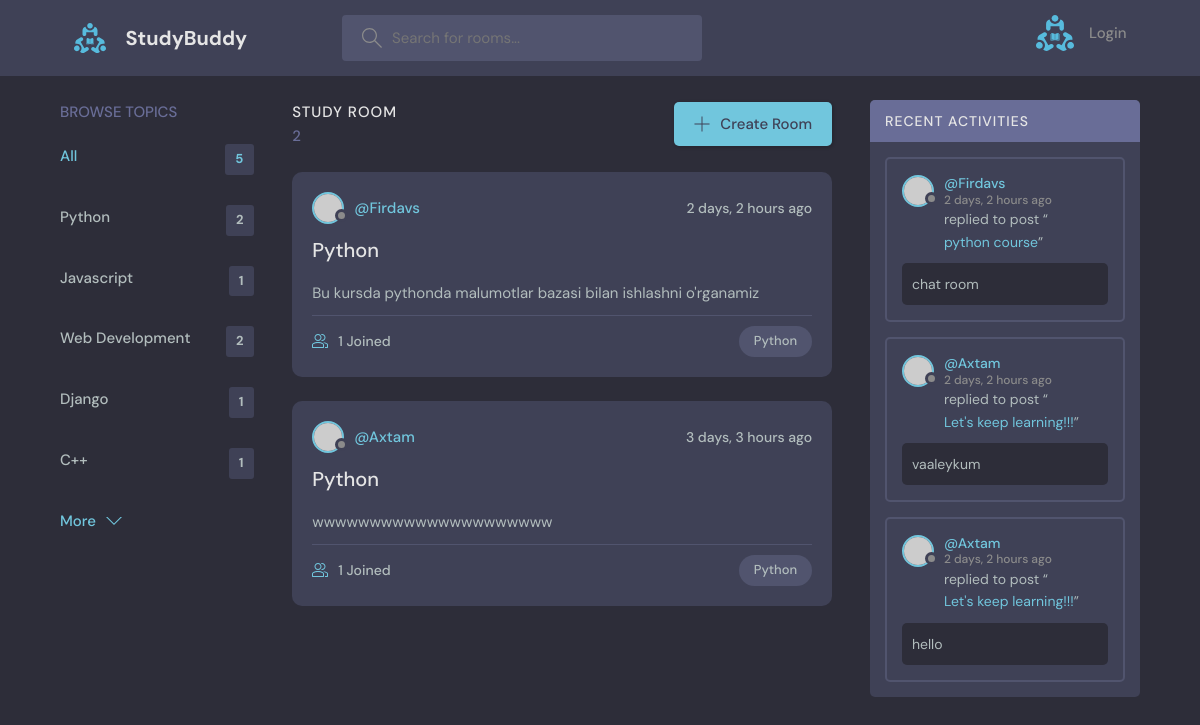
Page /?q=Python on the committed database.
### base/models.py (models this page shows, shortened)
class Topic(models.Model):
    name = models.CharField(max_length=200)

class Room(models.Model):
    host = models.ForeignKey(User,on_delete=models.SET_NULL,null=True)
    topic = models.ForeignKey(Topic,on_delete=models.SET_NULL,null=True)
    name = models.CharField(max_length=200)
    description = models.TextField(blank=True,null=True)
    participants = models.ManyToManyField(User, related_name='participant',blank=True)
    created = models.DateTimeField(auto_now_add=True)
    updated = models.DateTimeField(auto_now=True)
    class Meta:
        ordering = ['-updated', '-created']
    def __str__(self):
        return self.name

class Message(models.Model):
    user = models.ForeignKey(User,on_delete=models.CASCADE)
    room = models.ForeignKey(Room, on_delete=models.CASCADE)
    body = models.TextField()
    created = models.DateTimeField(auto_now_add=True)
    updated = models.DateTimeField(auto_now=True)
    class Meta:
        ordering = ['-updated', '-created']
    def __str__(self):
        return self.body[0:20]

### base/views.py (the view)
# urls.py: path('', home, name='home'),
def home(request):
    q=request.GET.get('q') if request.GET.get('q') != None else ''
    rooms = Room.objects.filter(
        Q(topic__name__icontains=q) |
        Q(name__icontains=q)
    )
    topics = Topic.objects.all()
    room_count=rooms.count()
    room_messages = Message.objects.filter(Q(room__topic__name__icontains=q))
    context = {
        'rooms':rooms,
        'topics':topics,
        'room_count':room_count,
        'room_messages':room_messages
    }
    return render(request,'base/home.html',context)

### base/templates/base/home.html (shortened to what this page needs)
{% extends 'main.html' %}
{% load static %}
{% block content %}
    <main class="layout layout--3">
      <div class="container">
        {% include 'base/topics_component.html' %}
        <div class="roomList">
            <div class="roomList__header">
            <div>
              <h2>Study Room</h2>
              <p>{{ room_count }}</p>
            </div>
            <a class="btn btn--main" href="{% url 'create_room' %}">
              <svg version="1.1" xmlns="http://www.w3.org/2000/svg" width="32" height="32" viewBox="0 0 32 32">
                <title>add</title>
                <path
                  d="M16.943 0.943h-1.885v14.115h-14.115v1.885h14.115v14.115h1.885v-14.115h14.115v-1.885h-14.115v-14.115z"
                ></path>
              </svg>
              Create Room
            </a>
          </div>
        {% include 'base/feed_component.html' %}
        </div>
        {% include 'base/activity_component.html' %}
      </div>
    </main>
{% endblock %}

### base/templates/base/topics_component.html
  <div class="topics">
          <div class="topics__header">
            <h2>Browse Topics</h2>
          </div>
          <ul class="topics__list">
            <li>
              <a href="{% url 'home' %}" class="active">All <span>{{ topics.all.count }}</span></a>
            </li>
             {% for topic in topics  %}
                    <li>
                      <a href="{% url 'home' %}?q={{topic.name}}">{{ topic.name.title }} <span>{{ topic.room_set.all.count }}</span></a>
                    </li>
            {% endfor %}
          </ul>
          <a class="btn btn--link" href="topics.html">
            More
            <svg version="1.1" xmlns="http://www.w3.org/2000/svg" width="32" height="32" viewBox="0 0 32 32">
              <title>chevron-down</title>
              <path d="M16 21l-13-13h-3l16 16 16-16h-3l-13 13z"></path>
            </svg>
          </a>
        </div>

### base/templates/base/feed_component.html (shortened to what this page needs)
  {% for room in rooms  %}
          <div class="roomListRoom">
            <div class="roomListRoom__header">
              <a href="{% url 'profile' room.host.id %}" class="roomListRoom__author">
                <div class="avatar avatar--small">
                  <img src="https://randomuser.me/api/portraits/women/11.jpg" />
                </div>
                <span>@{{ room.host.username }}</span>
              </a>
              <div class="roomListRoom__actions">
                <span>{{ room.created |timesince }} ago</span>
              </div>
            </div>
            <div class="roomListRoom__content">
              <a href="{% url 'room' room.id %}">{{ room.topic.name }}</a>
              <p>
                  {{ room.description }}
              </p>
            </div>
            <div class="roomListRoom__meta">
              <a href="room.html" class="roomListRoom__joined">
                {{ room.participants.all.count }} Joined
              </a>
              <p class="roomListRoom__topic">{{ room.topic.name }}</p>
            </div>
          </div>
  {% endfor %}

### base/templates/base/activity_component.html (shortened to what this page needs)
<div class="activities">
          <div class="activities__header">
            <h2>Recent Activities</h2>
          </div>
    {% for message in room_messages %}
          <div class="activities__box">
            <div class="activities__boxHeader roomListRoom__header">
              <a href="{% url 'profile' message.user.id %}" class="roomListRoom__author">
                <div class="avatar avatar--small">
                  <img src="https://randomuser.me/api/portraits/women/11.jpg" />
                </div>
                <p>
                  @{{ message.user.username }}
                  <span>{{ message.created|timesince }} ago</span>
                </p>
              </a>
            </div>
            <div class="activities__boxContent">
              <p>replied to post “<a href="{% url 'room' message.room.id %}">{{ message.room.name }}</a>”</p>
              <div class="activities__boxRoomContent">
                  {{ message }}
              </div>
            </div>
          </div>
    {% endfor %}
</div>

### rows in the picture
Topic: name "Python", room_set.all.count "2"
Topic: name "Javascript", room_set.all.count "1"
Topic: name "Web Development", room_set.all.count "2"
Topic: name "Django", room_set.all.count "1"
Topic: name "C++", room_set.all.count "1"
Room: host.username "Firdavs", created "2 days, 2 hours", topic.name "Python", description "Bu kursda pythonda malumotlar bazasi bilan ishlashni o'rganamiz", participants.all.count "1"
Room: host.username "Axtam", created "3 days, 3 hours", topic.name "Python", description "wwwwwwwwwwwwwwwwwwwww", participants.all.count "1"
Message: user.username "Firdavs", created "2 days, 2 hours", room.name "python course", body "chat room"
Message: user.username "Axtam", created "2 days, 2 hours", room.name "Let's keep learning!!!", body "vaaleykum"
Message: user.username "Axtam", created "2 days, 2 hours", room.name "Let's keep learning!!!", body "hello"

### other values in the picture
{{ topics.all.count }} "5"
{{ room_count }} "2"
